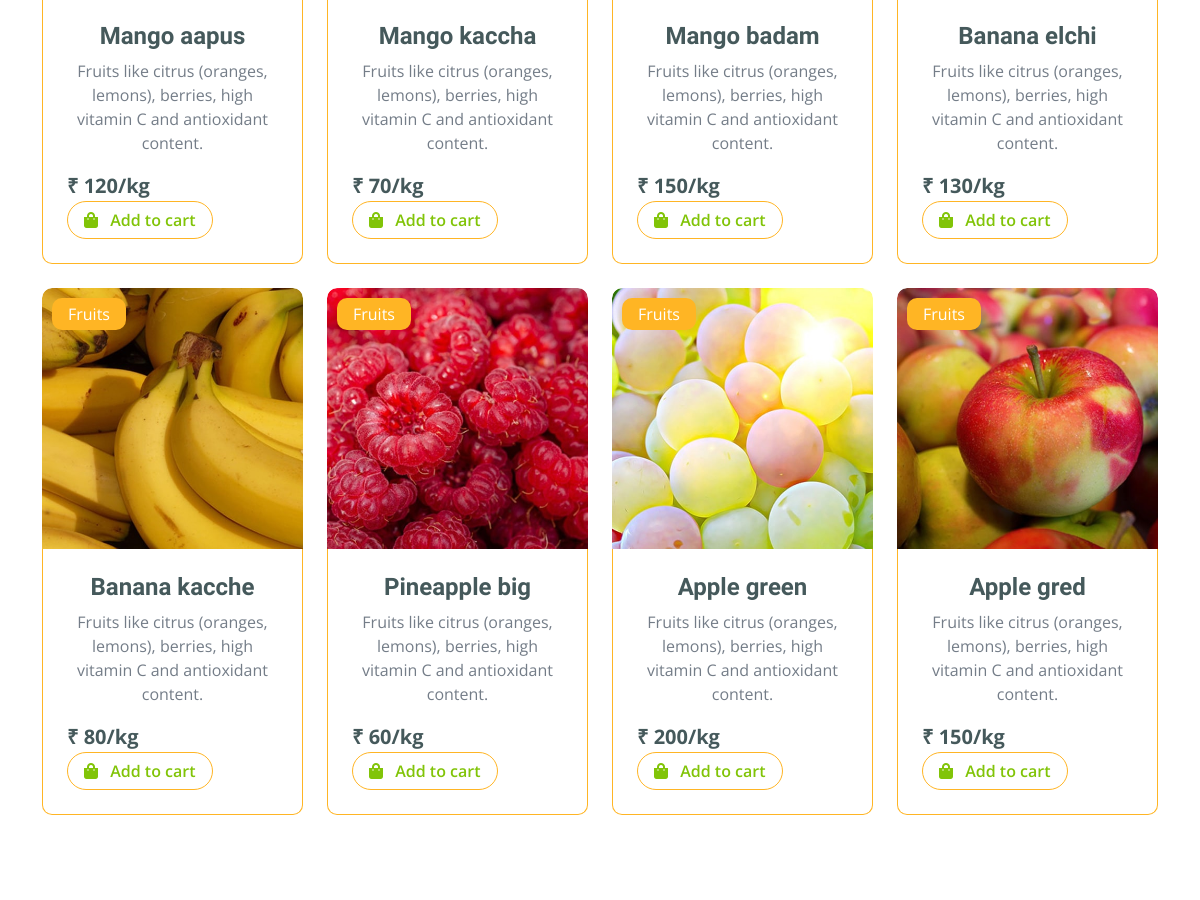
/ (middle part), run on an earlier commit of the app's database.
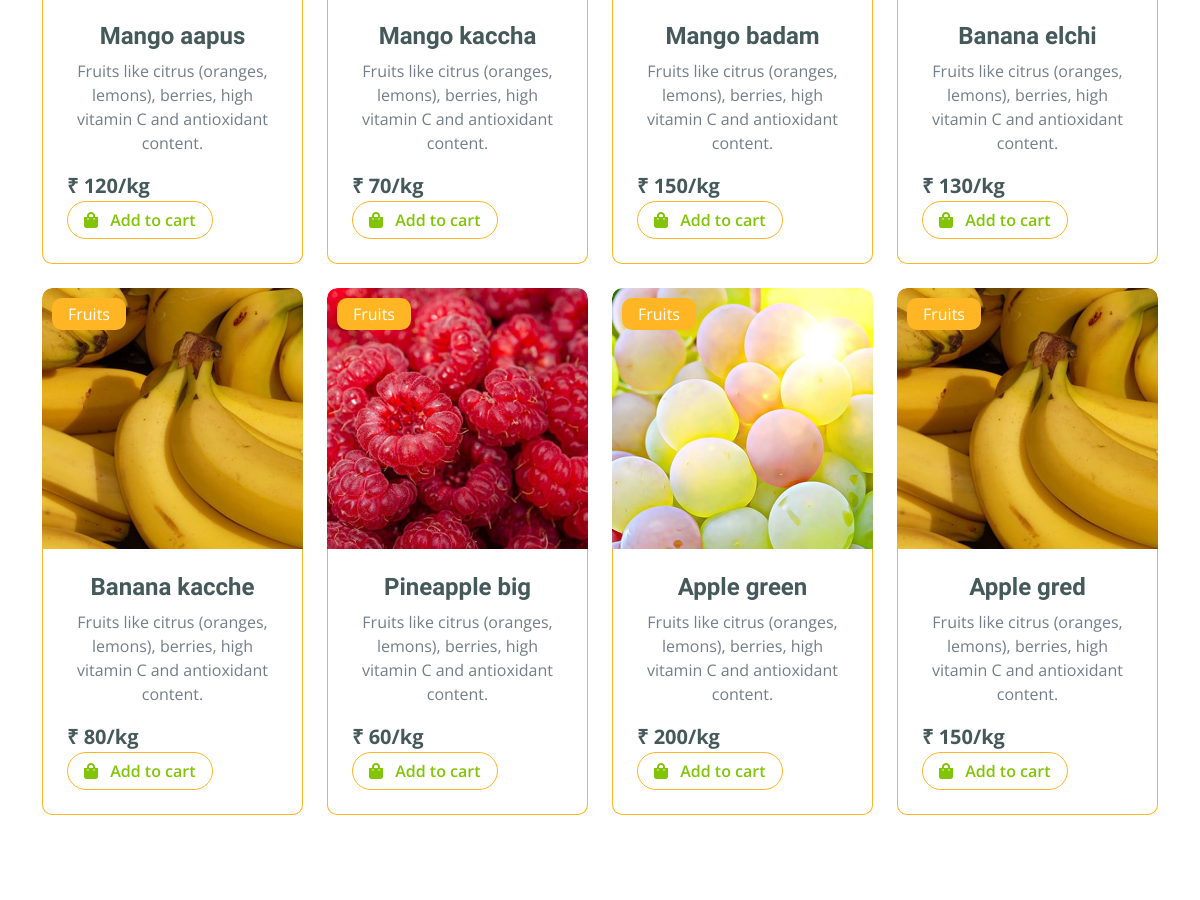
And on a later commit of the database.
### myapp/models.py (models this page shows, shortened)
class Product(models.Model):
    cate_id=models.ForeignKey(Category,on_delete=models.CASCADE,blank=True,null=True)
    name=models.CharField(max_length=50,blank=True,null=True)
    image=models.ImageField(upload_to="madia",blank=True,null=True)
    dec=models.TextField()
    price=models.IntegerField()

### myapp/views.py (the view)
# urls.py: path('', views.index, name='index'),
def index(request):
    pid=Product.objects.all()[:8]
    wish_count=Add_to_wishlist.objects.all().count()
    cart_count=Add_to_cart.objects.all().count()
    con={"pid":pid,"wish_count":wish_count,"cart_count":cart_count}
    return render(request,"index.html",con)

### myapp/templates/index.html (shortened to what this page needs)
{% load static %}
<!DOCTYPE html>
<html lang="en">
    <head>
        <link rel="stylesheet" href="https://use.fontawesome.com/releases/v5.15.4/css/all.css"/>
        <link href="https://cdn.jsdelivr.net/npm/bootstrap-icons@1.4.1/font/bootstrap-icons.css" rel="stylesheet">
        <link href="{% static 'lib/lightbox/css/lightbox.min.css' %}" rel="stylesheet">
        <link href="{% static 'lib/owlcarousel/assets/owl.carousel.min.css' %}" rel="stylesheet">
        <link href="{% static 'css/bootstrap.min.css' %}" rel="stylesheet">
        <link href="{% static 'css/style.css' %}" rel="stylesheet">
    </head>
    <body>
{% block content %}
        <div class="container-fluid fruite py-5">
            <div class="container py-5">
                <div class="tab-class text-center">
                    <div class="tab-content">
                        <div id="tab-1" class="tab-pane fade show p-0 active">
                            <div class="row g-4">
                                <div class="col-lg-12">
                                    <div class="row g-4">
                                        {% for i in pid %}
                                        <div class="col-md-6 col-lg-4 col-xl-3">
                                            <div class="rounded position-relative fruite-item">
                                                <div class="fruite-img">
                                                    <img src="{{i.image.url}}" class="img-fluid w-100 rounded-top" alt="">
                                                </div>
                                                <div class="text-white bg-secondary px-3 py-1 rounded position-absolute" style="top: 10px; left: 10px;">Fruits</div>
                                                <div class="p-4 border border-secondary border-top-0 rounded-bottom">
                                                    <h4>{{i.name}}</h4>
                                                    <p>{{i.dec}}</p>
                                                    <div class="d-flex justify-content-between flex-lg-wrap">
                                                        <p class="text-dark fs-5 fw-bold mb-0">₹ {{i.price}}/kg</p>
                                                        <a href="{% url 'add_cart' i.id %}" class="btn border border-secondary rounded-pill px-3 text-primary"><i class="fa fa-shopping-bag me-2 text-primary"></i> Add to cart</a>
                                                    </div>
                                                </div>
                                            </div>
                                        </div>
                                        {% endfor %}
                                    </div>
                                </div>
                            </div>
                        </div>
                    </div>
                </div>
            </div>
        </div>
 {% endblock %}
    </body>
</html>

What changed in the data, as far as the page shows it:
changed Product "Apple gred": image: a different picture
